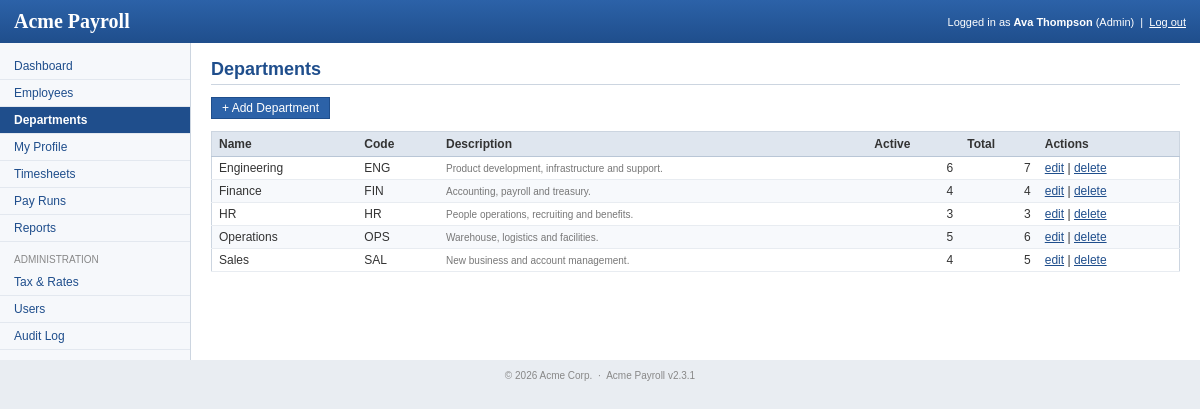
Screenshot of /departments.php (signed in) with the database file from the repository.
### tables this page shows
CREATE TABLE `departments` (
  `id` int(11) NOT NULL AUTO_INCREMENT,
  `name` varchar(100) NOT NULL,
  `code` varchar(10) NOT NULL,
  `description` text,
  `created_at` datetime DEFAULT NULL,
  PRIMARY KEY (`id`),
  UNIQUE KEY `uq_department_name` (`name`),
  UNIQUE KEY `uq_department_code` (`code`)
);

### www/includes/functions.php (called while the page is built, shortened)
<?php
require_once dirname(__FILE__) . '/db.php';
function h($str)
{
    return htmlspecialchars($str, ENT_QUOTES, 'UTF-8');
}
function user_role()
{
    return isset($_SESSION['role']) ? $_SESSION['role'] : '';
}
function is_admin()
{
    return user_role() == 'admin';
}

### www/includes/db.php (called while the page is built, shortened)
<?php
$db = mysqli_connect(DB_HOST, DB_USER, DB_PASS, DB_NAME);
mysqli_set_charset($db, 'utf8');
function db_query($sql)
{
    global $db;
    $res = mysqli_query($db, $sql);
    return $res;
}
function db_fetch_all($sql)
{
    $res = db_query($sql);
    $rows = array();
    while ($row = mysqli_fetch_assoc($res)) {
        $rows[] = $row;
    }
    return $rows;
}

### www/departments.php (the view, shortened to what this page needs)
<?php
include 'includes/functions.php';
$departments = db_fetch_all("SELECT d.*, SUM(e.status = 'active') AS active_count, COUNT(e.id) AS total_count
                               FROM departments d LEFT JOIN employees e ON e.department_id = d.id
                              GROUP BY d.id ORDER BY d.name");
include 'header.php';
?>
<h1>Departments</h1>
<?php if (is_admin()) { ?>
<p><a href="department_edit.php" class="button" id="add-department">+ Add Department</a></p>
<?php } ?>
<table class="grid" width="100%" id="department-table">
  <tr><th>Name</th><th>Code</th><th>Description</th><th class="num">Active</th><th class="num">Total</th><?php if (is_admin()) { ?><th>Actions</th><?php } ?></tr>
  <?php foreach ($departments as $i => $d) { ?>
  <tr class="<?php echo $i % 2 ? 'odd' : 'even'; ?>">
    <td><?php echo h($d['name']); ?></td>
    <td><?php echo h($d['code']); ?></td>
    <td class="small"><?php echo h($d['description']); ?></td>
    <td class="num"><?php echo (int)$d['active_count']; ?></td>
    <td class="num"><?php echo (int)$d['total_count']; ?></td>
    <?php if (is_admin()) { ?>
    <td nowrap="nowrap">
      <a href="department_edit.php?id=<?php echo $d['id']; ?>">edit</a> |
      <form method="post" action="department_delete.php" class="inline">
        <input type="submit" value="delete" class="link-button" data-confirm="Delete department <?php echo h($d['name']); ?>?" />
      </form>
    </td>
    <?php } ?>
  </tr>
  <?php } ?>
</table>
<?php include 'footer.php'; ?>

### www/css/style.css (style rules this page uses)
body { margin: 0; padding: 0; font-family: Verdana, Arial, Helvetica, sans-serif; font-size: 12px; color: #333; background: #e9edf2; }
a { color: #1f4e8c; }
h1 { font-size: 18px; color: #1f4e8c; margin: 0 0 12px 0; border-bottom: 1px solid #ccd5e0; padding-bottom: 4px; }
table.grid { border-collapse: collapse; border: 1px solid #ccd5e0; margin-bottom: 10px; }
table.grid th { background: #dfe6ef; text-align: left; padding: 5px 7px; border-bottom: 1px solid #b9c6d6; white-space: nowrap; }
table.grid td { padding: 4px 7px; border-bottom: 1px solid #e8ecf1; }
table.grid tr.odd td { background: #f7f9fc; }
td.num, th.num { text-align: right; }
.button, input.button { display: inline-block; background: #2c62a8; color: #fff !important; border: 1px solid #1f4e8c; padding: 3px 10px; font-size: 12px; text-decoration: none; cursor: pointer; }
.link-button { background: none; border: none; color: #1f4e8c; text-decoration: underline; cursor: pointer; padding: 0; font-size: 12px; }
form.inline { display: inline; }
.hint, .small { font-size: 10px; color: #777; }

### www/css/print.css (style rules this page uses)
body { background: #fff; font-family: Arial, Helvetica, sans-serif; font-size: 12px; color: #000; }
.small { font-size: 9px; color: #555; }

### rows the page displays
departments: name "Engineering", code "ENG", description "Product development, infrastructure and support.", active_count "6", total_count "7"
departments: name "Finance", code "FIN", description "Accounting, payroll and treasury.", active_count "4", total_count "4"
departments: name "HR", code "HR", description "People operations, recruiting and benefits.", active_count "3", total_count "3"
departments: name "Operations", code "OPS", description "Warehouse, logistics and facilities.", active_count "5", total_count "6"
departments: name "Sales", code "SAL", description "New business and account management.", active_count "4", total_count "5"

### other values shown
APP_NAME "Acme Payroll"
$_SESSION['full_name'] "Ava Thompson"
user_role() "Admin"
$label "Dashboard Employees Departments My Profile Timesheets Pay Runs Reports Tax & Rates Users Audit Log"
APP_VERSION "2.3.1"
